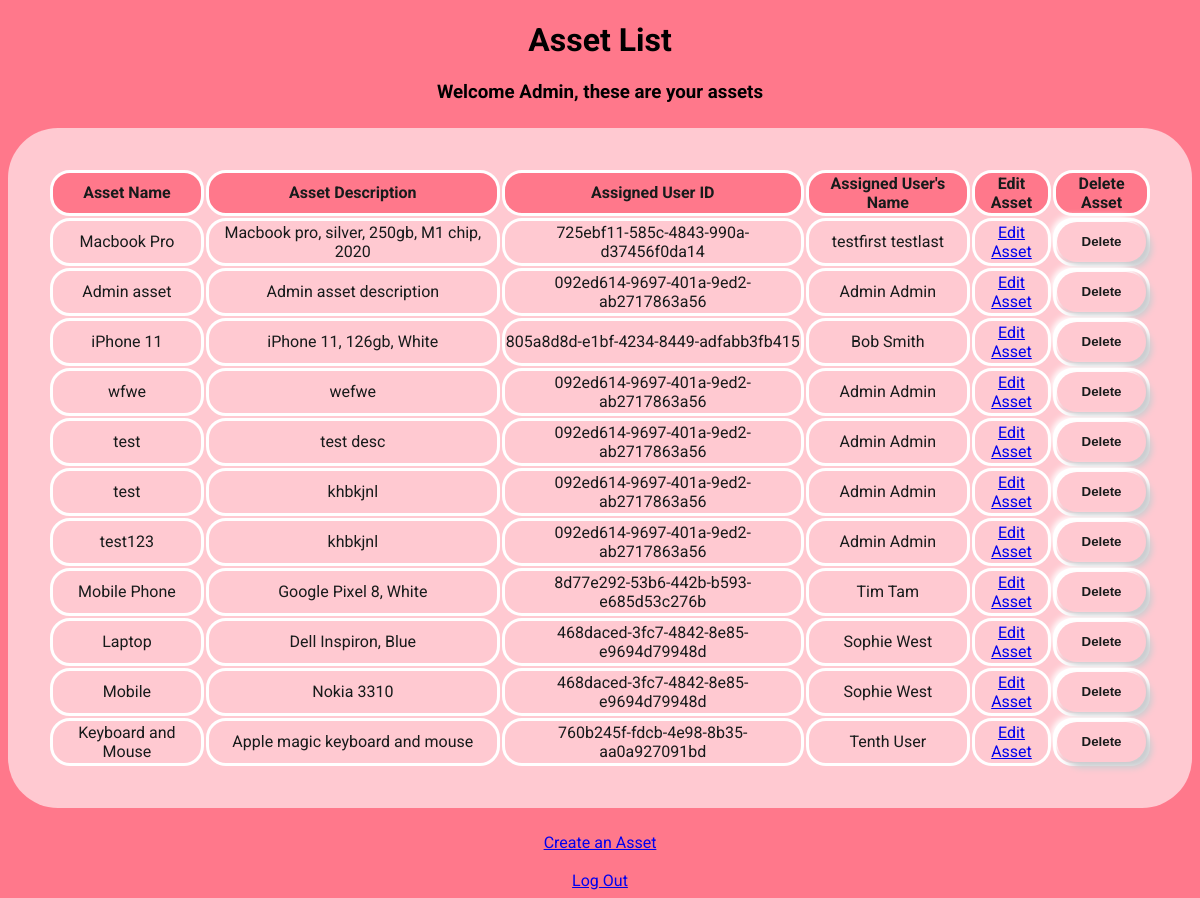
Page /assets/092ed614-9697-401a-9ed2-ab2717863a56 (signed in) on the earlier database version.
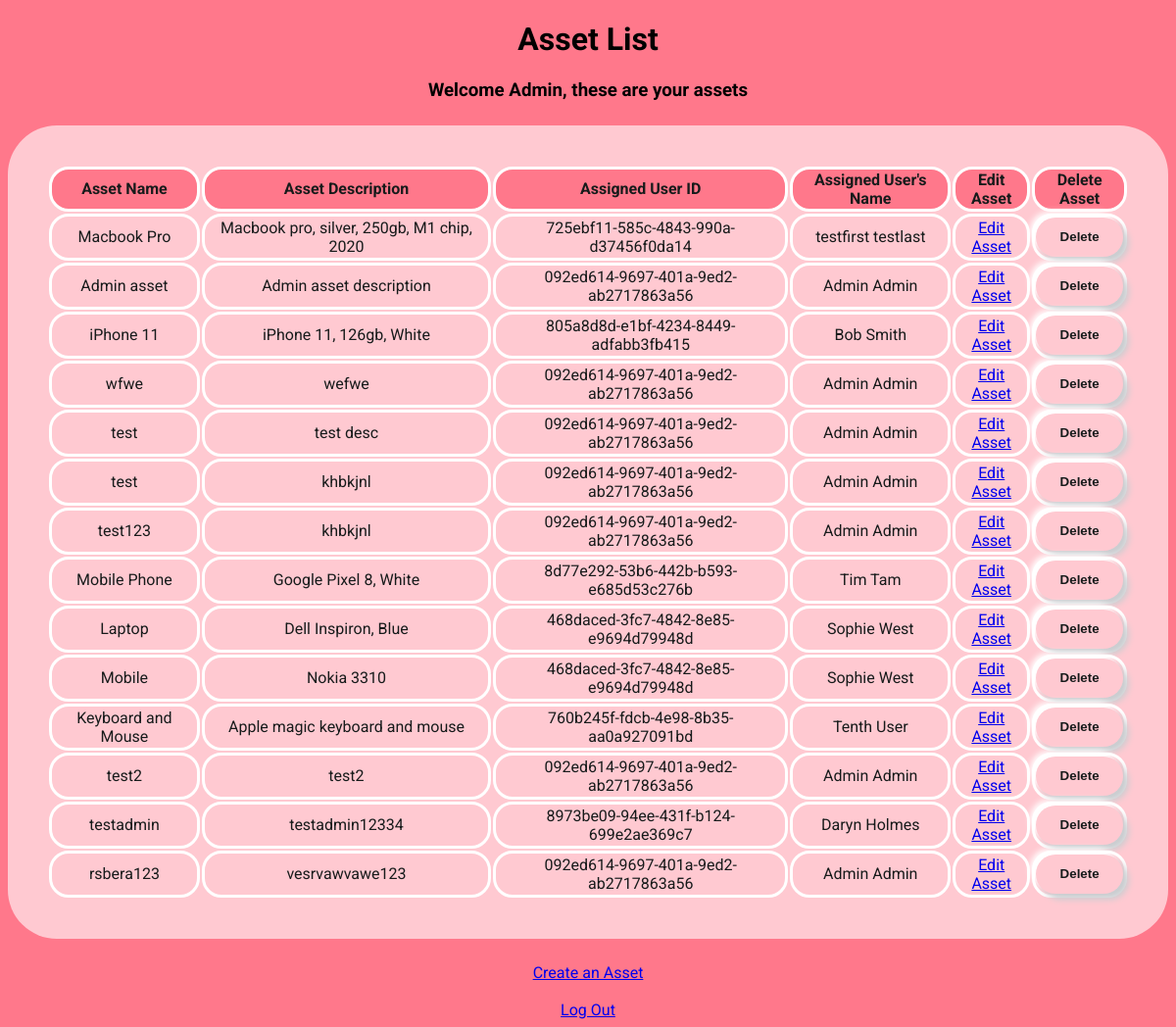
Same page on the later database version.
### app.py (models this page shows)
class User(UserMixin, db.Model):
    def get_id(self):
        return (self.user_id)
    user_id = db.Column(db.String(50), primary_key=True)
    email = db.Column(db.String(100), unique=True, nullable=False)
    first_name = db.Column(db.String(100))
    last_name = db.Column(db.String(100))
    password = db.Column(db.String(100), nullable=False)
    is_admin = db.Column(db.Integer, default=0)
    assets = db.relationship('Asset', backref='user', lazy=True)

class Asset(UserMixin, db.Model):
    asset_id = db.Column(db.String(50), primary_key=True)
    name = db.Column(db.String(100))
    description = db.Column(db.String(1000))
    user_id = db.Column(db.String(50), db.ForeignKey(
        "user.user_id"), nullable=False)

### app.py (the view)
@app.route("/assets/<user_id>")
@login_required
def assets(user_id):
    user = User.query.get(user_id)
    print(current_user)
    print(User.query.get(user_id))
    if user and user == current_user:
        if current_user.is_admin:
            assets = Asset.query.all()
            return render_template('assets.html', user=user, assets=assets)
        else:
            assets = user.assets
            return render_template('assets.html', user=user, assets=assets)
    else:
        return "Invalid permissions or user not found"

### app.py (called while the page is built)
@login_manager.user_loader
def load_user(user_id):
    return User.query.get((user_id))

### templates/assets.html (shortened to what this page needs)
<!DOCTYPE html>
<html>
<head>
    <link rel="stylesheet" href="/static/assets.css">
</head>
<body>
    <h1>Asset List</h1>
    <h3>Welcome {{ current_user.first_name }}, these are your assets</h3>
    <table class="assets-table">
        <tr>
            <th>Asset Name</th>
            <th>Asset Description</th>
            <th>Assigned User ID</th>
            {% if current_user.is_admin %}
            <th>Assigned User's Name</th>
            {% endif %}
            <th>Edit Asset</th>
            {% if current_user.is_admin %}
            <th>Delete Asset</th>
            {% endif %}
        </tr>
        {% for asset in assets %}
        <tr>
            <td>{{ asset.name }}</td>
            <td>{{ asset.description }}</td>
            <td>{{ asset.user_id }}</td>
            {% if current_user.is_admin %}
            <td>{{ asset.user.first_name }} {{ asset.user.last_name }}</td>
            {% endif %}
            <td>
                <a href="{{ url_for('edit_asset', user_id=current_user.user_id, asset_id=asset.asset_id) }}">Edit Asset</a>
            </td>
            {% if current_user.is_admin %}
            <td>
                <form method="POST" action="{{ url_for('delete_asset', user_id=user.user_id, asset_id=asset.asset_id) }}" class="deleteForm">
                    <button>Delete</button>
                </form>
            </td>
            {% endif %}
        </tr>
        {% endfor %}
    </table>
    <a href="{{ url_for('create_asset') }}">Create an Asset</a>
    <br>
    <br>
    <a href="{{ url_for('logout') }}" id="logoutButton">Log Out</a>
</body>
</html>

### static/assets.css (style rules this page uses)
body { background: #FF788B; text-align: center; justify-content: center; align-items:flex-start; font-family: roboto; }
table { background-color: #FFC9D1; width: 100%; margin: 25px auto; border-radius: 50px; padding: 40px; box-sizing: border-box; background: #FFC9D1; color: #171B1B; }
th { border: solid white; border-radius: 20px; background-color: #FF788B; }
td { border: solid white; border-radius: 20px; }
button { color: #171B1B; background: #FFC9D1; height: 40px; border-radius: 20px; cursor: pointer; font-weight: 900; box-shadow: 6px 6px 6px #cbced1, -6px -6px 6px white; transition: 0.5s; display: block; width: 100%; padding: 0; border: none; outline: none; box-sizing: border-box; }

Differences in the rows shown:
added Asset: name "test2", description "test2", user_id "092ed614-9697-401a-9ed2-ab2717863a56", user.first_name "Admin", user.last_name "Admin"
added Asset: name "testadmin", description "testadmin12334", user_id "8973be09-94ee-431f-b124-699e2ae369c7", user.first_name "Daryn", user.last_name "Holmes"
added Asset: name "rsbera123", description "vesrvawvawe123", user_id "092ed614-9697-401a-9ed2-ab2717863a56", user.first_name "Admin", user.last_name "Admin"
